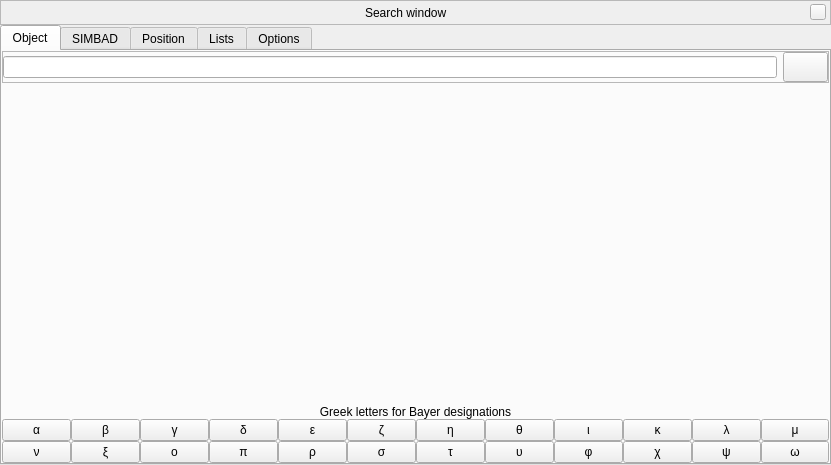
<?xml version="1.0" encoding="UTF-8"?>
<ui version="4.0">
 <class>searchDialogForm</class>
 <widget class="QWidget" name="searchDialogForm">
  <property name="geometry">
   <rect>
    <x>0</x>
    <y>0</y>
    <width>831</width>
    <height>465</height>
   </rect>
  </property>
  <property name="sizePolicy">
   <sizepolicy hsizetype="MinimumExpanding" vsizetype="MinimumExpanding">
    <horstretch>0</horstretch>
    <verstretch>0</verstretch>
   </sizepolicy>
  </property>
  <property name="minimumSize">
   <size>
    <width>390</width>
    <height>0</height>
   </size>
  </property>
  <property name="focusPolicy">
   <enum>Qt::ClickFocus</enum>
  </property>
  <property name="windowTitle">
   <string>Find Object</string>
  </property>
  <property name="styleSheet">
   <string notr="true"/>
  </property>
  <layout class="QVBoxLayout" name="verticalLayout">
   <property name="spacing">
    <number>0</number>
   </property>
   <property name="leftMargin">
    <number>0</number>
   </property>
   <property name="topMargin">
    <number>0</number>
   </property>
   <property name="rightMargin">
    <number>0</number>
   </property>
   <property name="bottomMargin">
    <number>0</number>
   </property>
   <item>
    <widget class="BarFrame" name="TitleBar">
     <property name="minimumSize">
      <size>
       <width>16</width>
       <height>25</height>
      </size>
     </property>
     <property name="maximumSize">
      <size>
       <width>16777215</width>
       <height>25</height>
      </size>
     </property>
     <property name="focusPolicy">
      <enum>Qt::NoFocus</enum>
     </property>
     <property name="autoFillBackground">
      <bool>false</bool>
     </property>
     <property name="frameShape">
      <enum>QFrame::StyledPanel</enum>
     </property>
     <layout class="QHBoxLayout">
      <property name="spacing">
       <number>0</number>
      </property>
      <property name="leftMargin">
       <number>0</number>
      </property>
      <property name="topMargin">
       <number>0</number>
      </property>
      <property name="rightMargin">
       <number>4</number>
      </property>
      <property name="bottomMargin">
       <number>0</number>
      </property>
      <item>
       <spacer>
        <property name="orientation">
         <enum>Qt::Horizontal</enum>
        </property>
        <property name="sizeHint" stdset="0">
         <size>
          <width>40</width>
          <height>20</height>
         </size>
        </property>
       </spacer>
      </item>
      <item>
       <widget class="QLabel" name="stelWindowTitle">
        <property name="text">
         <string>Search window</string>
        </property>
       </widget>
      </item>
      <item>
       <spacer>
        <property name="orientation">
         <enum>Qt::Horizontal</enum>
        </property>
        <property name="sizeHint" stdset="0">
         <size>
          <width>40</width>
          <height>20</height>
         </size>
        </property>
       </spacer>
      </item>
      <item>
       <widget class="QPushButton" name="closeStelWindow">
        <property name="minimumSize">
         <size>
          <width>16</width>
          <height>16</height>
         </size>
        </property>
        <property name="maximumSize">
         <size>
          <width>16</width>
          <height>16</height>
         </size>
        </property>
        <property name="focusPolicy">
         <enum>Qt::NoFocus</enum>
        </property>
        <property name="text">
         <string/>
        </property>
       </widget>
      </item>
     </layout>
    </widget>
   </item>
   <item>
    <widget class="QTabWidget" name="tabWidget">
     <property name="currentIndex">
      <number>0</number>
     </property>
     <widget class="QWidget" name="objectTab">
      <attribute name="title">
       <string>Object</string>
      </attribute>
      <layout class="QVBoxLayout" name="verticalLayout_2">
       <property name="spacing">
        <number>0</number>
       </property>
       <property name="leftMargin">
        <number>0</number>
       </property>
       <property name="topMargin">
        <number>0</number>
       </property>
       <property name="rightMargin">
        <number>0</number>
       </property>
       <property name="bottomMargin">
        <number>0</number>
       </property>
       <item>
        <widget class="QFrame" name="horizontalSearchLayout">
         <property name="minimumSize">
          <size>
           <width>0</width>
           <height>0</height>
          </size>
         </property>
         <property name="frameShape">
          <enum>QFrame::StyledPanel</enum>
         </property>
         <layout class="QHBoxLayout" name="horizontalLayout">
          <property name="leftMargin">
           <number>0</number>
          </property>
          <property name="topMargin">
           <number>0</number>
          </property>
          <property name="rightMargin">
           <number>0</number>
          </property>
          <property name="bottomMargin">
           <number>0</number>
          </property>
          <item>
           <widget class="QLineEdit" name="lineEditSearchSkyObject">
            <property name="sizePolicy">
             <sizepolicy hsizetype="Expanding" vsizetype="Fixed">
              <horstretch>0</horstretch>
              <verstretch>0</verstretch>
             </sizepolicy>
            </property>
            <property name="font">
             <font/>
            </property>
            <property name="focusPolicy">
             <enum>Qt::StrongFocus</enum>
            </property>
            <property name="contextMenuPolicy">
             <enum>Qt::CustomContextMenu</enum>
            </property>
            <property name="toolTip">
             <string>Use tab key for select of found items</string>
            </property>
            <property name="autoFillBackground">
             <bool>false</bool>
            </property>
            <property name="text">
             <string/>
            </property>
           </widget>
          </item>
          <item>
           <widget class="QPushButton" name="pushButtonGotoSearchSkyObject">
            <property name="sizePolicy">
             <sizepolicy hsizetype="Minimum" vsizetype="Fixed">
              <horstretch>0</horstretch>
              <verstretch>0</verstretch>
             </sizepolicy>
            </property>
            <property name="minimumSize">
             <size>
              <width>45</width>
              <height>30</height>
             </size>
            </property>
            <property name="maximumSize">
             <size>
              <width>16777215</width>
              <height>30</height>
             </size>
            </property>
            <property name="focusPolicy">
             <enum>Qt::NoFocus</enum>
            </property>
            <property name="iconSize">
             <size>
              <width>24</width>
              <height>24</height>
             </size>
            </property>
            <property name="checkable">
             <bool>false</bool>
            </property>
           </widget>
          </item>
         </layout>
        </widget>
       </item>
       <item>
        <widget class="CompletionLabel" name="completionLabel">
         <property name="sizePolicy">
          <sizepolicy hsizetype="Preferred" vsizetype="MinimumExpanding">
           <horstretch>35</horstretch>
           <verstretch>0</verstretch>
          </sizepolicy>
         </property>
         <property name="minimumSize">
          <size>
           <width>390</width>
           <height>0</height>
          </size>
         </property>
         <property name="toolTip">
          <string>Use tab key for select of found items</string>
         </property>
         <property name="frameShape">
          <enum>QFrame::NoFrame</enum>
         </property>
         <property name="lineWidth">
          <number>1</number>
         </property>
         <property name="text">
          <string/>
         </property>
         <property name="scaledContents">
          <bool>false</bool>
         </property>
         <property name="alignment">
          <set>Qt::AlignLeading|Qt::AlignLeft|Qt::AlignTop</set>
         </property>
         <property name="wordWrap">
          <bool>true</bool>
         </property>
         <property name="textInteractionFlags">
          <set>Qt::TextSelectableByMouse</set>
         </property>
        </widget>
       </item>
       <item>
        <widget class="QLabel" name="simbadStatusLabel">
         <property name="text">
          <string/>
         </property>
         <property name="alignment">
          <set>Qt::AlignCenter</set>
         </property>
        </widget>
       </item>
       <item>
        <widget class="QFrame" name="greekLettersFrame">
         <property name="sizePolicy">
          <sizepolicy hsizetype="Preferred" vsizetype="Preferred">
           <horstretch>0</horstretch>
           <verstretch>0</verstretch>
          </sizepolicy>
         </property>
         <layout class="QGridLayout" name="gridLayout">
          <property name="leftMargin">
           <number>0</number>
          </property>
          <property name="topMargin">
           <number>0</number>
          </property>
          <property name="rightMargin">
           <number>0</number>
          </property>
          <property name="bottomMargin">
           <number>0</number>
          </property>
          <property name="spacing">
           <number>0</number>
          </property>
          <item row="1" column="8">
           <widget class="QPushButton" name="iotaPushButton">
            <property name="focusPolicy">
             <enum>Qt::NoFocus</enum>
            </property>
            <property name="toolTip">
             <string>iota</string>
            </property>
            <property name="text">
             <string notr="true">ι</string>
            </property>
           </widget>
          </item>
          <item row="1" column="0">
           <widget class="QPushButton" name="alphaPushButton">
            <property name="focusPolicy">
             <enum>Qt::NoFocus</enum>
            </property>
            <property name="toolTip">
             <string>alpha</string>
            </property>
            <property name="text">
             <string notr="true">α</string>
            </property>
           </widget>
          </item>
          <item row="1" column="1">
           <widget class="QPushButton" name="betaPushButton">
            <property name="focusPolicy">
             <enum>Qt::NoFocus</enum>
            </property>
            <property name="toolTip">
             <string>beta</string>
            </property>
            <property name="text">
             <string notr="true">β</string>
            </property>
           </widget>
          </item>
          <item row="1" column="2">
           <widget class="QPushButton" name="gammaPushButton">
            <property name="focusPolicy">
             <enum>Qt::NoFocus</enum>
            </property>
            <property name="toolTip">
             <string>gamma</string>
            </property>
            <property name="text">
             <string notr="true">γ</string>
            </property>
           </widget>
          </item>
          <item row="1" column="3">
           <widget class="QPushButton" name="deltaPushButton">
            <property name="focusPolicy">
             <enum>Qt::NoFocus</enum>
            </property>
            <property name="toolTip">
             <string>delta</string>
            </property>
            <property name="text">
             <string notr="true">δ</string>
            </property>
           </widget>
          </item>
          <item row="1" column="4">
           <widget class="QPushButton" name="epsilonPushButton">
            <property name="focusPolicy">
             <enum>Qt::NoFocus</enum>
            </property>
            <property name="toolTip">
             <string>epsilon</string>
            </property>
            <property name="text">
             <string notr="true">ε</string>
            </property>
           </widget>
          </item>
          <item row="1" column="5">
           <widget class="QPushButton" name="zetaPushButton">
            <property name="focusPolicy">
             <enum>Qt::NoFocus</enum>
            </property>
            <property name="toolTip">
             <string>zeta</string>
            </property>
            <property name="text">
             <string notr="true">ζ</string>
            </property>
           </widget>
          </item>
          <item row="1" column="6">
           <widget class="QPushButton" name="etaPushButton">
            <property name="focusPolicy">
             <enum>Qt::NoFocus</enum>
            </property>
            <property name="toolTip">
             <string>eta</string>
            </property>
            <property name="text">
             <string notr="true">η</string>
            </property>
           </widget>
          </item>
          <item row="1" column="7">
           <widget class="QPushButton" name="thetaPushButton">
            <property name="focusPolicy">
             <enum>Qt::NoFocus</enum>
            </property>
            <property name="toolTip">
             <string>theta</string>
            </property>
            <property name="text">
             <string notr="true">θ</string>
            </property>
           </widget>
          </item>
          <item row="1" column="9">
           <widget class="QPushButton" name="kappaPushButton">
            <property name="focusPolicy">
             <enum>Qt::NoFocus</enum>
            </property>
            <property name="toolTip">
             <string>kappa</string>
            </property>
            <property name="text">
             <string notr="true">κ</string>
            </property>
           </widget>
          </item>
          <item row="1" column="10">
           <widget class="QPushButton" name="lambdaPushButton">
            <property name="focusPolicy">
             <enum>Qt::NoFocus</enum>
            </property>
            <property name="toolTip">
             <string>lambda</string>
            </property>
            <property name="text">
             <string notr="true">λ</string>
            </property>
           </widget>
          </item>
          <item row="1" column="11">
           <widget class="QPushButton" name="muPushButton">
            <property name="focusPolicy">
             <enum>Qt::NoFocus</enum>
            </property>
            <property name="toolTip">
             <string>mu</string>
            </property>
            <property name="text">
             <string notr="true">μ</string>
            </property>
           </widget>
          </item>
          <item row="2" column="0">
           <widget class="QPushButton" name="nuPushButton">
            <property name="focusPolicy">
             <enum>Qt::NoFocus</enum>
            </property>
            <property name="toolTip">
             <string>nu</string>
            </property>
            <property name="text">
             <string notr="true">ν</string>
            </property>
           </widget>
          </item>
          <item row="2" column="1">
           <widget class="QPushButton" name="xiPushButton">
            <property name="focusPolicy">
             <enum>Qt::NoFocus</enum>
            </property>
            <property name="toolTip">
             <string>xi</string>
            </property>
            <property name="text">
             <string notr="true">ξ</string>
            </property>
           </widget>
          </item>
          <item row="2" column="2">
           <widget class="QPushButton" name="omicronPushButton">
            <property name="focusPolicy">
             <enum>Qt::NoFocus</enum>
            </property>
            <property name="toolTip">
             <string>omicron</string>
            </property>
            <property name="text">
             <string notr="true">ο</string>
            </property>
           </widget>
          </item>
          <item row="2" column="3">
           <widget class="QPushButton" name="piPushButton">
            <property name="focusPolicy">
             <enum>Qt::NoFocus</enum>
            </property>
            <property name="toolTip">
             <string>pi</string>
            </property>
            <property name="text">
             <string notr="true">π</string>
            </property>
           </widget>
          </item>
          <item row="2" column="4">
           <widget class="QPushButton" name="rhoPushButton">
            <property name="focusPolicy">
             <enum>Qt::NoFocus</enum>
            </property>
            <property name="toolTip">
             <string>rho</string>
            </property>
            <property name="text">
             <string notr="true">ρ</string>
            </property>
           </widget>
          </item>
          <item row="2" column="5">
           <widget class="QPushButton" name="sigmaPushButton">
            <property name="focusPolicy">
             <enum>Qt::NoFocus</enum>
            </property>
            <property name="toolTip">
             <string>sigma</string>
            </property>
            <property name="text">
             <string notr="true">σ</string>
            </property>
           </widget>
          </item>
          <item row="2" column="6">
           <widget class="QPushButton" name="tauPushButton">
            <property name="focusPolicy">
             <enum>Qt::NoFocus</enum>
            </property>
            <property name="toolTip">
             <string>tau</string>
            </property>
            <property name="text">
             <string notr="true">τ</string>
            </property>
           </widget>
          </item>
          <item row="2" column="7">
           <widget class="QPushButton" name="upsilonPushButton">
            <property name="focusPolicy">
             <enum>Qt::NoFocus</enum>
            </property>
            <property name="toolTip">
             <string>upsilon</string>
            </property>
            <property name="text">
             <string notr="true">υ</string>
            </property>
           </widget>
          </item>
          <item row="2" column="8">
           <widget class="QPushButton" name="phiPushButton">
            <property name="focusPolicy">
             <enum>Qt::NoFocus</enum>
            </property>
            <property name="toolTip">
             <string>phi</string>
            </property>
            <property name="text">
             <string notr="true">φ</string>
            </property>
           </widget>
          </item>
          <item row="2" column="9">
           <widget class="QPushButton" name="chiPushButton">
            <property name="focusPolicy">
             <enum>Qt::NoFocus</enum>
            </property>
            <property name="toolTip">
             <string>chi</string>
            </property>
            <property name="text">
             <string notr="true">χ</string>
            </property>
           </widget>
          </item>
          <item row="2" column="10">
           <widget class="QPushButton" name="psiPushButton">
            <property name="focusPolicy">
             <enum>Qt::NoFocus</enum>
            </property>
            <property name="toolTip">
             <string>psi</string>
            </property>
            <property name="text">
             <string notr="true">ψ</string>
            </property>
           </widget>
          </item>
          <item row="2" column="11">
           <widget class="QPushButton" name="omegaPushButton">
            <property name="focusPolicy">
             <enum>Qt::NoFocus</enum>
            </property>
            <property name="toolTip">
             <string>omega</string>
            </property>
            <property name="text">
             <string notr="true">ω</string>
            </property>
           </widget>
          </item>
          <item row="0" column="0" colspan="12">
           <widget class="QLabel" name="labelGreekLetterTitle">
            <property name="text">
             <string extracomment="See http://en.wikipedia.org/wiki/Bayer_designation">Greek letters for Bayer designations</string>
            </property>
            <property name="alignment">
             <set>Qt::AlignCenter</set>
            </property>
           </widget>
          </item>
         </layout>
        </widget>
       </item>
      </layout>
     </widget>
     <widget class="QWidget" name="simbadTab">
      <property name="sizePolicy">
       <sizepolicy hsizetype="Preferred" vsizetype="Preferred">
        <horstretch>0</horstretch>
        <verstretch>0</verstretch>
       </sizepolicy>
      </property>
      <attribute name="title">
       <string notr="true">SIMBAD</string>
      </attribute>
      <layout class="QGridLayout" name="gridLayout_4">
       <item row="2" column="0">
        <widget class="QPushButton" name="simbadCooQueryButton">
         <property name="sizePolicy">
          <sizepolicy hsizetype="Expanding" vsizetype="Fixed">
           <horstretch>0</horstretch>
           <verstretch>0</verstretch>
          </sizepolicy>
         </property>
         <property name="text">
          <string>Query SIMBAD about selected object</string>
         </property>
        </widget>
       </item>
       <item row="3" column="0">
        <widget class="QTextBrowser" name="simbadCooResultsTextBrowser">
         <property name="sizePolicy">
          <sizepolicy hsizetype="Expanding" vsizetype="Expanding">
           <horstretch>35</horstretch>
           <verstretch>0</verstretch>
          </sizepolicy>
         </property>
         <property name="minimumSize">
          <size>
           <width>0</width>
           <height>4</height>
          </size>
         </property>
         <property name="font">
          <font>
           <family>Courier</family>
          </font>
         </property>
         <property name="acceptRichText">
          <bool>false</bool>
         </property>
        </widget>
       </item>
       <item row="1" column="0">
        <layout class="QHBoxLayout" name="horizontalLayout_3">
         <item>
          <widget class="QCheckBox" name="allIDsCheckBox">
           <property name="sizePolicy">
            <sizepolicy hsizetype="Expanding" vsizetype="Fixed">
             <horstretch>0</horstretch>
             <verstretch>0</verstretch>
            </sizepolicy>
           </property>
           <property name="text">
            <string>All IDs</string>
           </property>
          </widget>
         </item>
         <item>
          <widget class="QCheckBox" name="typesCheckBox">
           <property name="sizePolicy">
            <sizepolicy hsizetype="Expanding" vsizetype="Fixed">
             <horstretch>0</horstretch>
             <verstretch>0</verstretch>
            </sizepolicy>
           </property>
           <property name="text">
            <string>Types</string>
           </property>
          </widget>
         </item>
         <item>
          <widget class="QCheckBox" name="spectralClassCheckBox">
           <property name="sizePolicy">
            <sizepolicy hsizetype="Expanding" vsizetype="Fixed">
             <horstretch>0</horstretch>
             <verstretch>0</verstretch>
            </sizepolicy>
           </property>
           <property name="text">
            <string>Spectral Class</string>
           </property>
          </widget>
         </item>
         <item>
          <widget class="QCheckBox" name="morphoCheckBox">
           <property name="sizePolicy">
            <sizepolicy hsizetype="Expanding" vsizetype="Fixed">
             <horstretch>0</horstretch>
             <verstretch>0</verstretch>
            </sizepolicy>
           </property>
           <property name="toolTip">
            <string>Morphological description</string>
           </property>
           <property name="text">
            <string>Morph. Descr.</string>
           </property>
          </widget>
         </item>
         <item>
          <widget class="QCheckBox" name="dimsCheckBox">
           <property name="sizePolicy">
            <sizepolicy hsizetype="Expanding" vsizetype="Fixed">
             <horstretch>0</horstretch>
             <verstretch>0</verstretch>
            </sizepolicy>
           </property>
           <property name="text">
            <string>Dimensions</string>
           </property>
          </widget>
         </item>
        </layout>
       </item>
       <item row="0" column="0">
        <layout class="QHBoxLayout" name="horizontalLayout_4">
         <property name="leftMargin">
          <number>0</number>
         </property>
         <property name="topMargin">
          <number>0</number>
         </property>
         <item>
          <widget class="QLabel" name="searchRadiusLabel">
           <property name="sizePolicy">
            <sizepolicy hsizetype="Minimum" vsizetype="Preferred">
             <horstretch>0</horstretch>
             <verstretch>0</verstretch>
            </sizepolicy>
           </property>
           <property name="text">
            <string>Max. search radius</string>
           </property>
          </widget>
         </item>
         <item>
          <widget class="QSpinBox" name="searchRadiusSpinBox">
           <property name="sizePolicy">
            <sizepolicy hsizetype="Minimum" vsizetype="Fixed">
             <horstretch>0</horstretch>
             <verstretch>0</verstretch>
            </sizepolicy>
           </property>
           <property name="minimum">
            <number>1</number>
           </property>
           <property name="maximum">
            <number>150</number>
           </property>
           <property name="value">
            <number>30</number>
           </property>
          </widget>
         </item>
         <item>
          <widget class="QLabel" name="arcsecLabel">
           <property name="sizePolicy">
            <sizepolicy hsizetype="Minimum" vsizetype="Preferred">
             <horstretch>0</horstretch>
             <verstretch>0</verstretch>
            </sizepolicy>
           </property>
           <property name="text">
            <string>arcseconds</string>
           </property>
          </widget>
         </item>
         <item>
          <spacer name="horizontalSpacer">
           <property name="orientation">
            <enum>Qt::Horizontal</enum>
           </property>
           <property name="sizeHint" stdset="0">
            <size>
             <width>40</width>
             <height>20</height>
            </size>
           </property>
          </spacer>
         </item>
         <item>
          <widget class="QLabel" name="maxResultsLabel">
           <property name="sizePolicy">
            <sizepolicy hsizetype="MinimumExpanding" vsizetype="Preferred">
             <horstretch>0</horstretch>
             <verstretch>0</verstretch>
            </sizepolicy>
           </property>
           <property name="text">
            <string>Max. results </string>
           </property>
           <property name="alignment">
            <set>Qt::AlignRight|Qt::AlignTrailing|Qt::AlignVCenter</set>
           </property>
          </widget>
         </item>
         <item>
          <widget class="QSpinBox" name="resultsSpinBox">
           <property name="sizePolicy">
            <sizepolicy hsizetype="Minimum" vsizetype="Fixed">
             <horstretch>0</horstretch>
             <verstretch>0</verstretch>
            </sizepolicy>
           </property>
           <property name="minimum">
            <number>1</number>
           </property>
           <property name="maximum">
            <number>10</number>
           </property>
           <property name="value">
            <number>3</number>
           </property>
          </widget>
         </item>
        </layout>
       </item>
       <item row="4" column="0">
        <widget class="QLabel" name="simbadCooStatusLabel">
         <property name="text">
          <string/>
         </property>
         <property name="alignment">
          <set>Qt::AlignCenter</set>
         </property>
        </widget>
       </item>
      </layout>
     </widget>
     <widget class="QWidget" name="tabPosition">
      <attribute name="title">
       <string>Position</string>
      </attribute>
      <layout class="QVBoxLayout" name="verticalLayout_3">
       <property name="leftMargin">
        <number>0</number>
       </property>
       <property name="topMargin">
        <number>0</number>
       </property>
       <property name="rightMargin">
        <number>0</number>
       </property>
       <property name="bottomMargin">
        <number>0</number>
       </property>
       <item>
        <widget class="QFrame" name="j2000Frame">
         <layout class="QGridLayout" name="gridLayout_2">
          <item row="2" column="0" colspan="2">
           <widget class="QLabel" name="label">
            <property name="text">
             <string>Note: this tool doesn't apply the refraction correction for coordinates.</string>
            </property>
            <property name="alignment">
             <set>Qt::AlignCenter</set>
            </property>
            <property name="wordWrap">
             <bool>true</bool>
            </property>
           </widget>
          </item>
          <item row="1" column="1">
           <layout class="QVBoxLayout" name="AxisYLayout">
            <item>
             <widget class="QLabel" name="AxisYLabel">
              <property name="text">
               <string/>
              </property>
             </widget>
            </item>
            <item>
             <widget class="AngleSpinBox" name="AxisYSpinBox">
              <property name="sizePolicy">
               <sizepolicy hsizetype="Expanding" vsizetype="Fixed">
                <horstretch>0</horstretch>
                <verstretch>0</verstretch>
               </sizepolicy>
              </property>
             </widget>
            </item>
           </layout>
          </item>
          <item row="0" column="0" colspan="2">
           <layout class="QHBoxLayout" name="coordinateSystemLayout">
            <item>
             <widget class="QLabel" name="coordinateSystemLabel">
              <property name="text">
               <string>Coordinate system:</string>
              </property>
             </widget>
            </item>
            <item>
             <widget class="QComboBox" name="coordinateSystemComboBox"/>
            </item>
           </layout>
          </item>
          <item row="1" column="0">
           <layout class="QVBoxLayout" name="AxisXLayout">
            <item>
             <widget class="QLabel" name="AxisXLabel">
              <property name="text">
               <string/>
              </property>
             </widget>
            </item>
            <item>
             <widget class="AngleSpinBox" name="AxisXSpinBox">
              <property name="sizePolicy">
               <sizepolicy hsizetype="Expanding" vsizetype="Fixed">
                <horstretch>0</horstretch>
                <verstretch>0</verstretch>
               </sizepolicy>
              </property>
             </widget>
            </item>
           </layout>
          </item>
          <item row="3" column="0" colspan="2">
           <spacer name="verticalSpacer_2">
            <property name="orientation">
             <enum>Qt::Vertical</enum>
            </property>
            <property name="sizeHint" stdset="0">
             <size>
              <width>20</width>
              <height>40</height>
             </size>
            </property>
           </spacer>
          </item>
         </layout>
        </widget>
       </item>
      </layout>
     </widget>
     <widget class="QWidget" name="tabLists">
      <property name="font">
       <font>
        <family>Ubuntu</family>
       </font>
      </property>
      <attribute name="title">
       <string>Lists</string>
      </attribute>
      <layout class="QGridLayout" name="gridLayout_3">
       <property name="sizeConstraint">
        <enum>QLayout::SetDefaultConstraint</enum>
       </property>
       <item row="0" column="0" colspan="2">
        <widget class="QComboBox" name="objectTypeComboBox">
         <property name="sizePolicy">
          <sizepolicy hsizetype="Preferred" vsizetype="Fixed">
           <horstretch>0</horstretch>
           <verstretch>0</verstretch>
          </sizepolicy>
         </property>
         <property name="toolTip">
          <string>Some objects may be found after activation respective plug-ins</string>
         </property>
         <property name="editable">
          <bool>true</bool>
         </property>
         <property name="insertPolicy">
          <enum>QComboBox::NoInsert</enum>
         </property>
        </widget>
       </item>
       <item row="0" column="2">
        <widget class="QCheckBox" name="searchInEnglishCheckBox">
         <property name="text">
          <string>names in English</string>
         </property>
        </widget>
       </item>
       <item row="1" column="0" colspan="3">
        <widget class="QLineEdit" name="searchInListLineEdit">
         <property name="placeholderText">
          <string>Search in list...</string>
         </property>
        </widget>
       </item>
       <item row="2" column="0" colspan="3">
        <widget class="QListView" name="objectsListView"/>
       </item>
      </layout>
     </widget>
     <widget class="QWidget" name="tabOptions">
      <attribute name="title">
       <string>Options</string>
      </attribute>
      <layout class="QVBoxLayout" name="verticalLayout_4">
       <property name="spacing">
        <number>0</number>
       </property>
       <property name="leftMargin">
        <number>0</number>
       </property>
       <property name="topMargin">
        <number>0</number>
       </property>
       <property name="rightMargin">
        <number>0</number>
       </property>
       <property name="bottomMargin">
        <number>0</number>
       </property>
       <item>
        <widget class="QGroupBox" name="simbadGroupBox">
         <property name="toolTip">
          <string>Use on-line astronomical database SIMBAD</string>
         </property>
         <property name="title">
          <string>Use SIMBAD</string>
         </property>
         <property name="flat">
          <bool>true</bool>
         </property>
         <property name="checkable">
          <bool>true</bool>
         </property>
         <property name="checked">
          <bool>false</bool>
         </property>
         <layout class="QVBoxLayout" name="verticalLayout_6">
          <item>
           <layout class="QHBoxLayout" name="horizontalLayout_2">
            <item>
             <widget class="QLabel" name="labelServer">
              <property name="text">
               <string>Server:</string>
              </property>
             </widget>
            </item>
            <item>
             <widget class="QComboBox" name="serverListComboBox">
              <property name="sizePolicy">
               <sizepolicy hsizetype="Preferred" vsizetype="Preferred">
                <horstretch>0</horstretch>
                <verstretch>0</verstretch>
               </sizepolicy>
              </property>
              <property name="minimumSize">
               <size>
                <width>0</width>
                <height>24</height>
               </size>
              </property>
              <property name="maximumSize">
               <size>
                <width>16777215</width>
                <height>24</height>
               </size>
              </property>
              <property name="editable">
               <bool>false</bool>
              </property>
             </widget>
            </item>
           </layout>
          </item>
         </layout>
        </widget>
       </item>
       <item>
        <widget class="QGroupBox" name="searchOptions">
         <property name="title">
          <string>Search options</string>
         </property>
         <layout class="QVBoxLayout" name="verticalLayout_5">
          <item>
           <widget class="QCheckBox" name="checkBoxUseStartOfWords">
            <property name="text">
             <string>Use autofill only from the beginning of words</string>
            </property>
            <property name="checked">
             <bool>false</bool>
            </property>
           </widget>
          </item>
          <item>
           <widget class="QCheckBox" name="checkBoxLockPosition">
            <property name="text">
             <string>Lock position when coordinates are used</string>
            </property>
           </widget>
          </item>
          <item>
           <widget class="QCheckBox" name="checkBoxFOVCenterMarker">
            <property name="text">
             <string>Show FOV center marker when position is search</string>
            </property>
           </widget>
          </item>
          <item>
           <layout class="QHBoxLayout" name="recentSearchSizeLayout">
            <item>
             <widget class="QLabel" name="recentSearchSizeLabel">
              <property name="enabled">
               <bool>true</bool>
              </property>
              <property name="text">
               <string>Recent search history size:</string>
              </property>
             </widget>
            </item>
            <item>
             <widget class="QSpinBox" name="recentSearchSizeSpinBox">
              <property name="enabled">
               <bool>true</bool>
              </property>
              <property name="sizePolicy">
               <sizepolicy hsizetype="Minimum" vsizetype="Fixed">
                <horstretch>0</horstretch>
                <verstretch>0</verstretch>
               </sizepolicy>
              </property>
              <property name="font">
               <font>
                <weight>75</weight>
                <bold>true</bold>
               </font>
              </property>
              <property name="toolTip">
               <string extracomment="Range: [0-99] recent search history size"/>
              </property>
              <property name="autoFillBackground">
               <bool>true</bool>
              </property>
              <property name="styleSheet">
               <string notr="true"/>
              </property>
              <property name="alignment">
               <set>Qt::AlignRight|Qt::AlignTrailing|Qt::AlignVCenter</set>
              </property>
              <property name="minimum">
               <number>0</number>
              </property>
              <property name="maximum">
               <number>99</number>
              </property>
              <property name="value">
               <number>20</number>
              </property>
             </widget>
            </item>
            <item>
             <widget class="QDialogButtonBox" name="recentSearchSizeButtonBox">
              <property name="font">
               <font>
                <family>Noto Sans</family>
               </font>
              </property>
              <property name="standardButtons">
               <set>QDialogButtonBox::Cancel|QDialogButtonBox::Ok</set>
              </property>
             </widget>
            </item>
            <item>
             <spacer name="horizontalSpacer_2">
              <property name="orientation">
               <enum>Qt::Horizontal</enum>
              </property>
              <property name="sizeHint" stdset="0">
               <size>
                <width>40</width>
                <height>20</height>
               </size>
              </property>
             </spacer>
            </item>
           </layout>
          </item>
          <item>
           <spacer name="verticalSpacer">
            <property name="orientation">
             <enum>Qt::Vertical</enum>
            </property>
            <property name="sizeType">
             <enum>QSizePolicy::Expanding</enum>
            </property>
            <property name="sizeHint" stdset="0">
             <size>
              <width>20</width>
              <height>40</height>
             </size>
            </property>
           </spacer>
          </item>
         </layout>
        </widget>
       </item>
      </layout>
     </widget>
    </widget>
   </item>
  </layout>
 </widget>
 <customwidgets>
  <customwidget>
   <class>BarFrame</class>
   <extends>QFrame</extends>
   <header>Dialog.hpp</header>
   <container>1</container>
  </customwidget>
  <customwidget>
   <class>AngleSpinBox</class>
   <extends>QSpinBox</extends>
   <header>AngleSpinBox.hpp</header>
  </customwidget>
  <customwidget>
   <class>CompletionLabel</class>
   <extends>QLabel</extends>
   <header>SearchDialog.hpp</header>
  </customwidget>
 </customwidgets>
 <tabstops>
  <tabstop>tabWidget</tabstop>
  <tabstop>lineEditSearchSkyObject</tabstop>
  <tabstop>AxisXSpinBox</tabstop>
  <tabstop>AxisYSpinBox</tabstop>
 </tabstops>
 <resources/>
 <connections/>
</ui>
